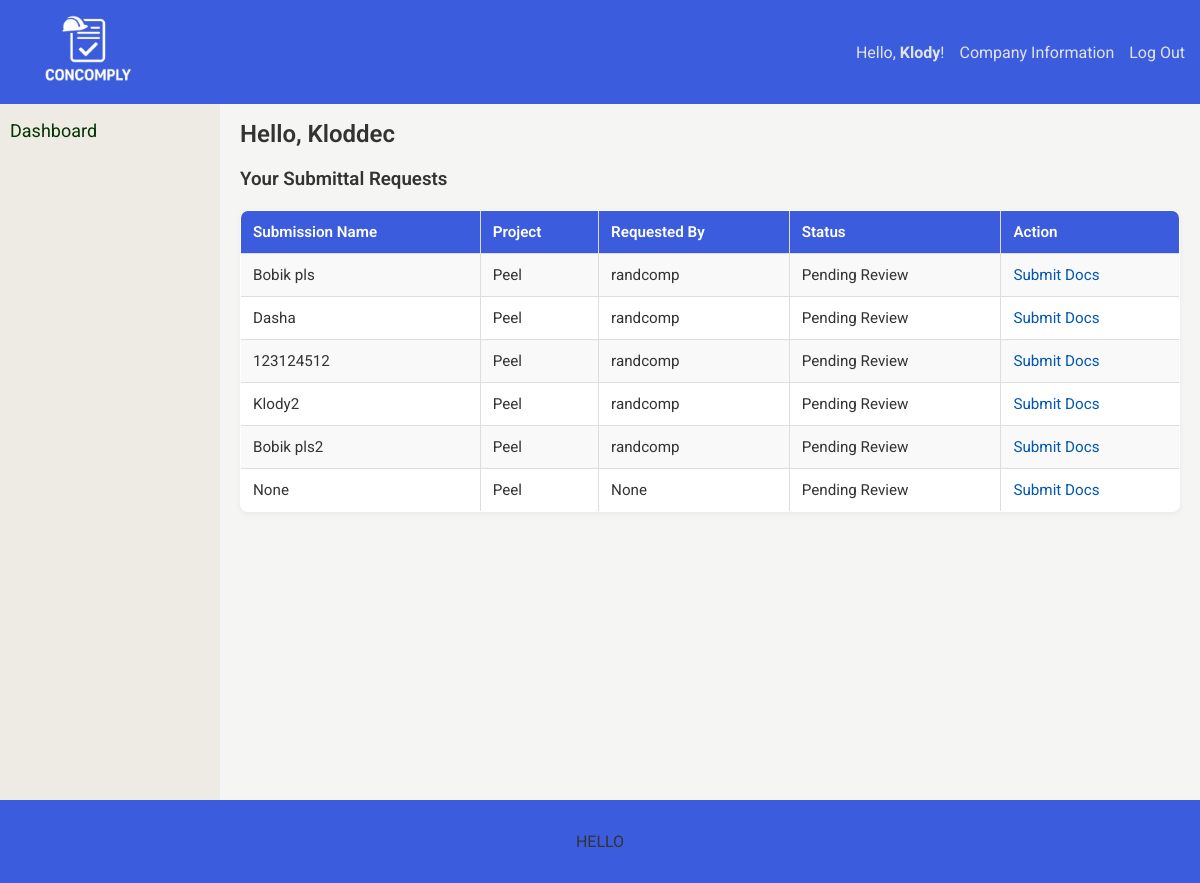
Page /submitter_dashboard (signed in) on the earlier database version.
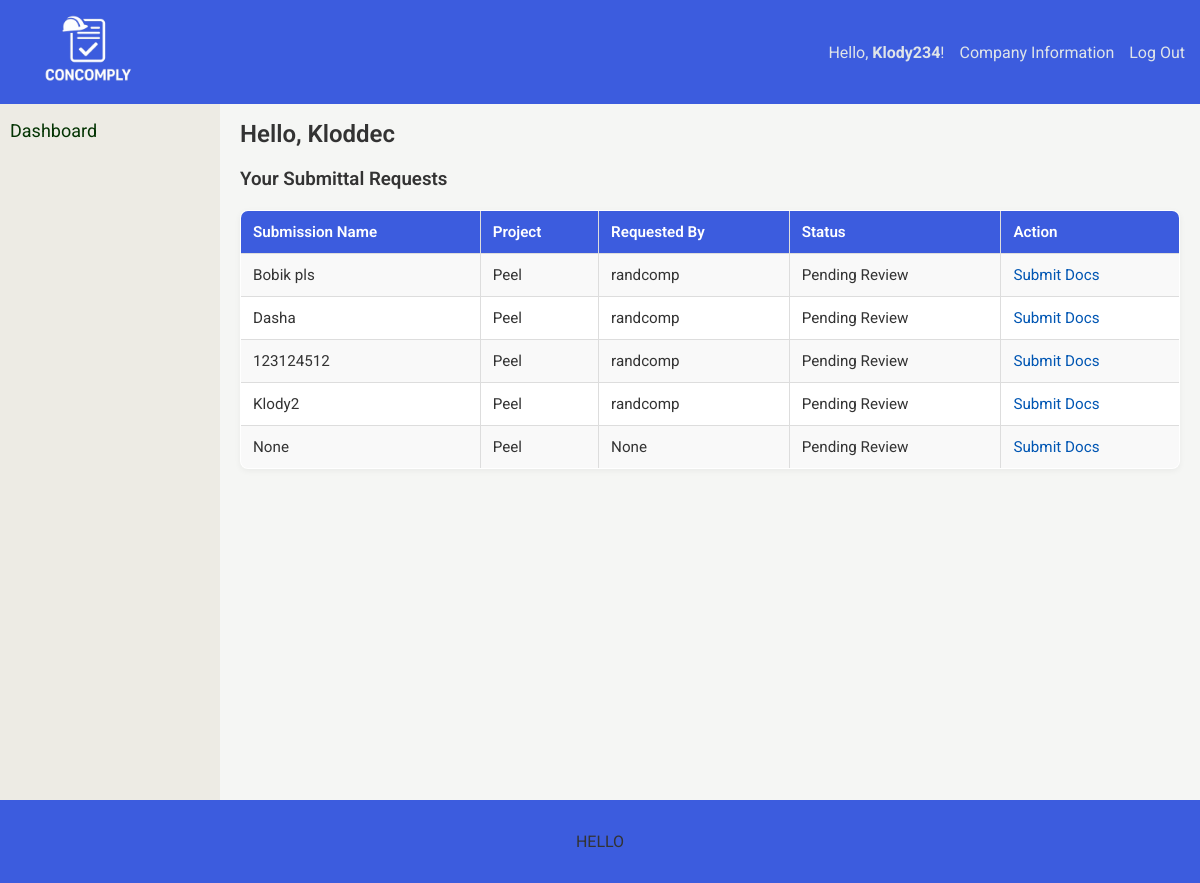
Same page on the later database version.
### tables this page shows
CREATE TABLE submitting_users (
    id INTEGER PRIMARY KEY AUTOINCREMENT,
    login TEXT UNIQUE NOT NULL,
    password TEXT NOT NULL,
    email TEXT NOT NULL,
    token TEXT UNIQUE NOT NULL, 
    name TEXT, description TEXT, 
    phone TEXT, 
    address TEXT
);

CREATE TABLE "requests" (
    id INTEGER PRIMARY KEY AUTOINCREMENT,
    project_id INTEGER NOT NULL,
    submitter_id INTEGER NOT NULL,
    requirement_set_id INTEGER NOT NULL,
    admin_id INTEGER NOT NULL,
    token TEXT UNIQUE,
    status TEXT DEFAULT 'pending review',
    date_requested TEXT DEFAULT CURRENT_TIMESTAMP
, name TEXT, description TEXT);

CREATE TABLE project (
    id INTEGER PRIMARY KEY AUTOINCREMENT,
    project_number INTEGER NOT NULL,
    project_name TEXT NOT NULL,
    project_admin_id INTEGER NOT NULL,
    FOREIGN KEY (project_admin_id) REFERENCES admin_users(id)
);

CREATE TABLE admin_users (
    id INTEGER PRIMARY KEY AUTOINCREMENT,
    login TEXT UNIQUE NOT NULL,
    password TEXT NOT NULL,
    email TEXT NOT NULL
, name TEXT);

### app.py (the view)
@app.route("/submitter_dashboard", methods=['GET', 'POST'])
def submitter_dashboard():
    if not session.get("submitter"):
        return redirect("/login")
    db = get_db()
    submitter_id = session.get("id")
    sub_user = db.execute("SELECT * FROM submitting_users WHERE id = ?", (submitter_id,)).fetchone()
    if not submitter_id and not session.get("submitter"):
        return redirect("/submitter_login")
    submitter = db.execute("SELECT * FROM submitting_users WHERE id = ?", (submitter_id,)).fetchone()
    sub_requests = db.execute("""
    SELECT
        requests.project_id,
        requests.admin_id,
        requests.token,
        requests.status,
        requests.name as request_name,
        admin_users.name AS gc_name,
        project.project_name
    FROM requests
    JOIN admin_users ON requests.admin_id = admin_users.id
    JOIN project ON requests.project_id = project.id
    WHERE requests.submitter_id = ?
""", (submitter_id,)).fetchall()
    return render_template("submitter_dashboard.html", submitter=submitter, sub_requests=sub_requests, sub_user=sub_user)

### app.py (called while the page is built)
def get_db():
    conn = sqlite3.connect("database.db")
    conn.row_factory = sqlite3.Row
    return conn

### templates/submitter_dashboard.html (shortened to what this page needs)
{% extends "sub_layout.html" %}
{% block content %}
    <h2>Hello, {{ submitter['login'] }}</h2>
    <h3>Your Submittal Requests</h3>
    <table border="1" cellpadding="8" cellspacing="0">
        <tr>
            <th>Submission Name</th>
            <th>Project</th>
            <th>Requested By</th>
            <th>Status</th>
            <th>Action</th>
        </tr>
        {% for req in sub_requests|reverse %}
        <tr>
            <td>{{ req.request_name }}</td>
            <td>{{ req.project_name }}</td>
            <td>{{ req.gc_name }}</td>
            <td>{{ req.status.replace("_", " ").title() }}</td>
            <td><a href="/submission/{{ req.token }}">Submit Docs</a></td>
        </tr>
        {% else %}
        <tr>
            <td colspan="4">You have no active submittal requests.</td>
        </tr>
        {% endfor %}
    </table>
{% endblock %}

### templates/sub_layout.html (shortened to what this page needs)
<!DOCTYPE html>
<html lang="en">
<head>
    <link rel="stylesheet" href="{{ url_for('static', filename='style.css') }}">
</head>
<body>
    <div class="wrapper">
        <header>
            <a href="/admin" style="margin-left: 15px;">
                <img src="{{ url_for('static', filename='concomply-logo.png') }}" alt="ConComply Logo" class="logo">
            </a>
            <p style="margin-left: auto;">Hello, <strong>{{ sub_user['name'] }}</strong>!</p>
            <a href="/sub_company_information" style="margin-right: 15px; margin-left: 15px;">Company Information</a>
            <a href="/logout" style="margin-right: 15px;">Log Out</a>
        </header>
        <div class="layout">
            <div class="sidebar">
                <div class="sidebar-items">
                    <a href="/submitter_dashboard" style="margin-right: 15px; margin-top: 10px;">Dashboard</a>
                </div>
            </div>
            <div class="main-content">
                {% block content %}{% endblock %}
            </div>
        </div>
    </div>
    <footer>
        <p>HELLO</p>
    </footer>
</body>
</html>

### static/style.css (style rules this page uses)
html { min-height: 100vh; margin: 0px; padding: 0px; }
body { font-family: 'Roboto', sans-serif; margin: 0px; padding: 0px; background-color: #e6eef3; color: #333; height: 100%; }
.wrapper { display: flex; flex-direction: column; min-height: 100vh; }
header { display: flex; flex-direction: row; background-color: #3c5cde; justify-content: flex-start; text-decoration: none; align-items: center; width: 100%; position: fixed; }
.logo { height: 100px; }
header a { text-decoration: none; color: #dfe4e8; }
header p { color: #dfe4e8; }
footer { text-align: center; padding: 1rem; background-color: #3c5cde; color: #333; margin-top: auto; }
.layout { display: flex; flex-direction: row; height: 100%; flex: 1; padding-top: 100px; }
.sidebar { width: 200px; margin: 0px; padding: 10px; background-color: #edebe4; display: flex; flex-direction: column; }
.sidebar a { display: block; color: #043403; text-decoration: none; font-size: large; }
.sidebar-items { position: fixed; }
.main-content { padding: 20px; background-color: #f5f6f4; margin: 0; width: 100%; flex: 1; box-sizing: border-box; }
.main-content a { text-decoration: none; color: #0056b3; }
h1, h2, h3 { color: #333; }
table { width: 100%; border-collapse: collapse; background-color: #fff; box-shadow: 0 0 8px rgba(0, 0, 0, 0.05); }
th, td { padding: 12px 15px; border: 1px solid #ddd; text-align: left; }
tr:nth-child(even) { background-color: #f9f9f9; }
h1, h2, h3 { font-weight: 600; margin-top: 0; margin-bottom: 20px; }
table { width: 100%; border-collapse: collapse; margin-top: 1rem; background-color: white; border-radius: 8px; overflow: hidden; font-size: 0.95rem; box-shadow: 0 2px 6px rgba(0, 0, 0, 0.05); }
table th { background-color: #3c5cde; color: white; padding: 0.75rem; text-align: left; font-weight: 600; }
table td { padding: 0.75rem; border-bottom: 1px solid #ddd; }
table tr:nth-child(even) { background-color: #f9f9f9; }

Differences in the rows shown:
removed requests: request_name "Bobik pls2", project_name "Peel", gc_name "randcomp", status.replace "Pending Review"
changed submitting_users "Kloddec": name "Klody" → "Klody234"
